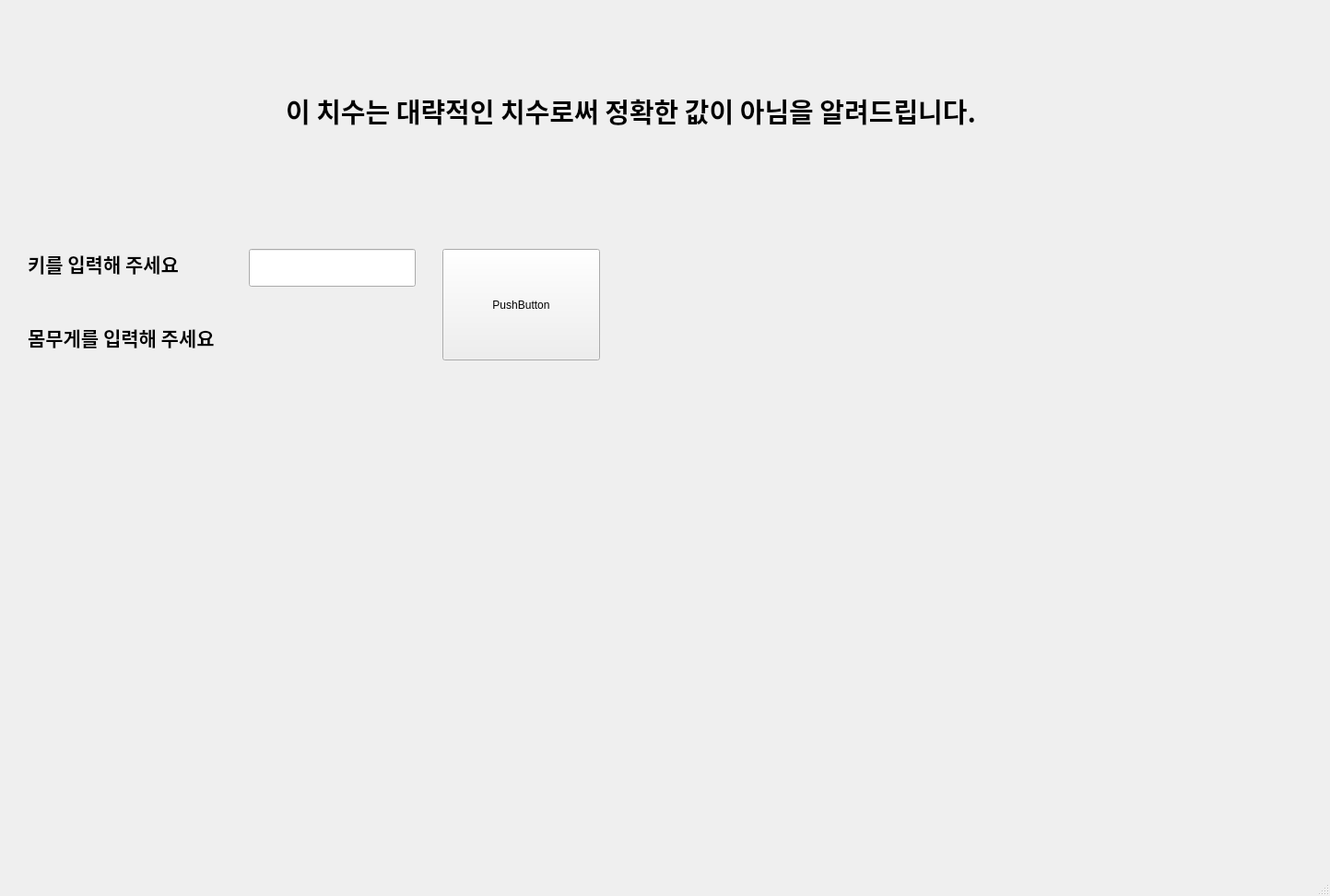
<?xml version="1.0" encoding="UTF-8"?>
<ui version="4.0">
	<class>MainWindow</class>
	<widget class="QMainWindow" name="MainWindow">
		<property name="geometry">
			<rect>
				<x>0</x>
				<y>0</y>
				<width>1443</width>
				<height>972</height>
			</rect>
		</property>
		<property name="windowTitle">
			<string>MainWindow</string>
		</property>
		<widget class="QWidget" name="centralwidget">
			<widget class="QLabel" name="label">
				<property name="geometry">
					<rect>
						<x>310</x>
						<y>70</y>
						<width>811</width>
						<height>101</height>
					</rect>
				</property>
				<property name="font">
					<font>
						<family>함초롬바탕</family>
						<pointsize>22</pointsize>
						<weight>75</weight>
						<bold>true</bold>
					</font>
				</property>
				<property name="text">
					<string>이 치수는 대략적인 치수로써 정확한 값이 아님을 알려드립니다.</string>
				</property>
			</widget>
			<widget class="QLabel" name="label_height">
				<property name="geometry">
					<rect>
						<x>30</x>
						<y>250</y>
						<width>241</width>
						<height>71</height>
					</rect>
				</property>
				<property name="font">
					<font>
						<family>맑은 고딕</family>
						<pointsize>16</pointsize>
						<weight>75</weight>
						<bold>true</bold>
					</font>
				</property>
				<property name="text">
					<string>키를 입력해 주세요</string>
				</property>
			</widget>
			<widget class="QLabel" name="label_weight">
				<property name="geometry">
					<rect>
						<x>30</x>
						<y>330</y>
						<width>241</width>
						<height>71</height>
					</rect>
				</property>
				<property name="font">
					<font>
						<family>맑은 고딕</family>
						<pointsize>16</pointsize>
						<weight>75</weight>
						<bold>true</bold>
					</font>
				</property>
				<property name="text">
					<string>몸무게를 입력해 주세요</string>
				</property>
			</widget>
			<widget class="QLineEdit" name="lineEdit_height">
				<property name="geometry">
					<rect>
						<x>270</x>
						<y>270</y>
						<width>181</width>
						<height>41</height>
					</rect>
				</property>
				<property name="font">
					<font>
						<family>맑은 고딕</family>
						<pointsize>14</pointsize>
					</font>
				</property>
			</widget>
			<widget class="QPushButton" name="pushButton_total">
				<property name="geometry">
					<rect>
						<x>480</x>
						<y>270</y>
						<width>171</width>
						<height>121</height>
					</rect>
				</property>
				<property name="text">
					<string>PushButton</string>
				</property>
			</widget>
			<widget class="QLabel" name="label_size_result">
				<property name="geometry">
					<rect>
						<x>380</x>
						<y>620</y>
						<width>631</width>
						<height>71</height>
					</rect>
				</property>
				<property name="font">
					<font>
						<family>맑은 고딕</family>
						<pointsize>16</pointsize>
						<weight>75</weight>
						<bold>true</bold>
					</font>
				</property>
				<property name="text">
					<string/>
				</property>
			</widget>
			<widget class="QLabel" name="label_size_image">
				<property name="geometry">
					<rect>
						<x>700</x>
						<y>270</y>
						<width>701</width>
						<height>231</height>
					</rect>
				</property>
				<property name="text">
					<string/>
				</property>
			</widget>
		</widget>
		<widget class="QMenuBar" name="menubar">
			<property name="geometry">
				<rect>
					<x>0</x>
					<y>0</y>
					<width>1443</width>
					<height>21</height>
				</rect>
			</property>
		</widget>
		<widget class="QStatusBar" name="statusbar"/>
	</widget>
	<resources/>
	<connections/>
</ui>
